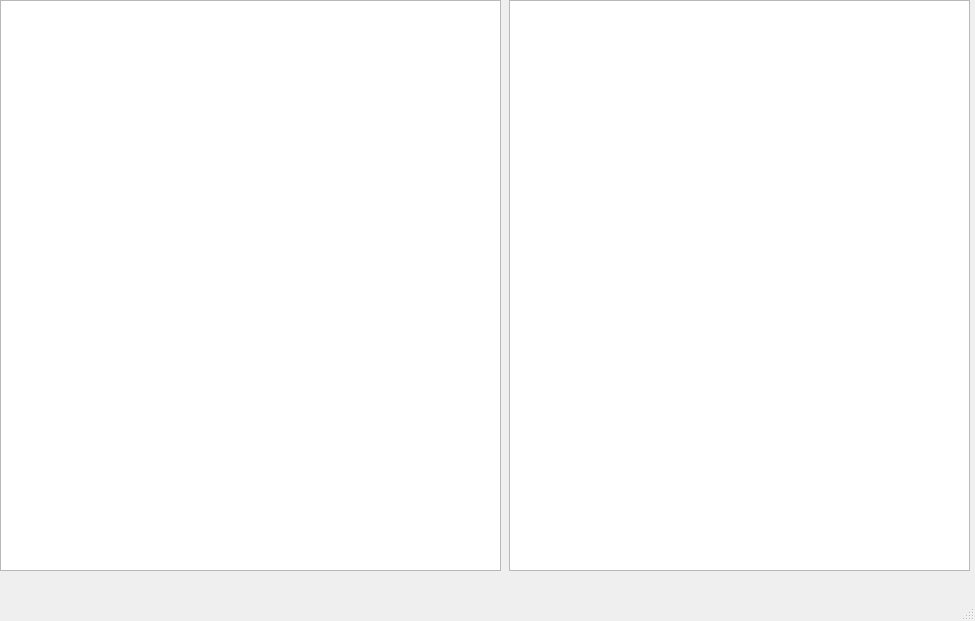
<?xml version="1.0" encoding="UTF-8"?>
<ui version="4.0">
 <class>MainWindow</class>
 <widget class="QMainWindow" name="MainWindow">
  <property name="geometry">
   <rect>
    <x>0</x>
    <y>0</y>
    <width>975</width>
    <height>621</height>
   </rect>
  </property>
  <property name="windowTitle">
   <string>MainWindow</string>
  </property>
  <widget class="QWidget" name="centralwidget">
   <widget class="QWidget" name="horizontalLayoutWidget">
    <property name="geometry">
     <rect>
      <x>0</x>
      <y>0</y>
      <width>501</width>
      <height>571</height>
     </rect>
    </property>
    <layout class="QHBoxLayout" name="horizontalLayout">
     <item>
      <widget class="QGraphicsView" name="graphicsView"/>
     </item>
    </layout>
   </widget>
   <widget class="QWidget" name="horizontalLayoutWidget_2">
    <property name="geometry">
     <rect>
      <x>509</x>
      <y>0</y>
      <width>461</width>
      <height>571</height>
     </rect>
    </property>
    <layout class="QHBoxLayout" name="horizontalLayout_2">
     <item>
      <widget class="QGraphicsView" name="graphicsView_2"/>
     </item>
    </layout>
   </widget>
  </widget>
  <widget class="QMenuBar" name="menubar">
   <property name="geometry">
    <rect>
     <x>0</x>
     <y>0</y>
     <width>975</width>
     <height>22</height>
    </rect>
   </property>
  </widget>
  <widget class="QStatusBar" name="statusbar"/>
 </widget>
 <resources/>
 <connections/>
</ui>
